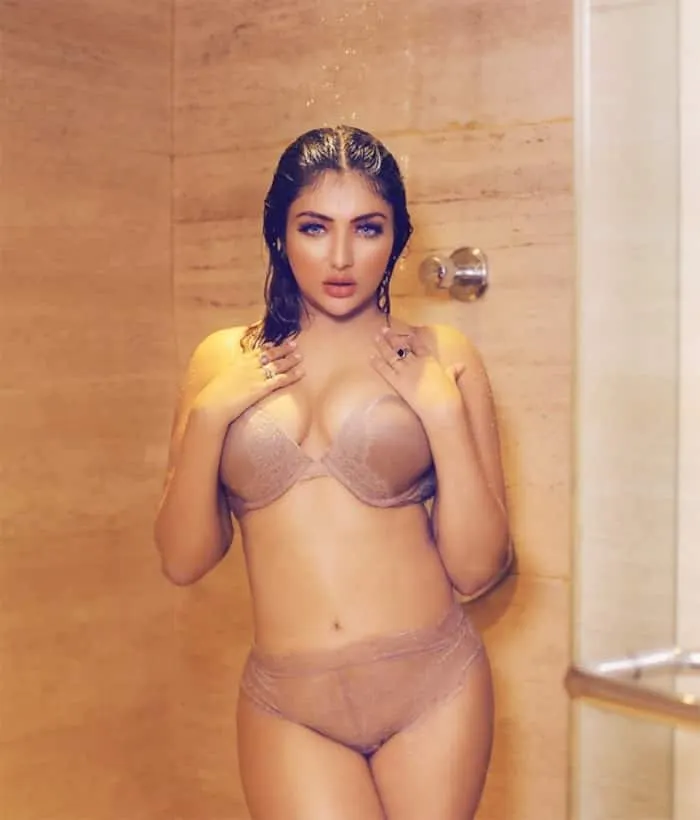
#> input picture ullu-app-web-series-actress-khushi-mukherjee-hot-photos-202204-1650530127.png, 700 x 820 px
$ python rotation.py
#> lines starting #> are read from the running program, lines starting #| are printed output that depends on the picture
import cv2

image = cv2.imread("ullu-app-web-series-actress-khushi-mukherjee-hot-photos-202204-1650530127.png")
#> image is the input picture: shape (820, 700, 3); mean B, G, R 115, 147.6, 198.5
if image is not None:
    print("Image loaded successfully.")
    #cv2.getRotationMatrix2D( center , angle , scale )
    M = cv2.getRotationMatrix2D((image.shape[1] // 2, image.shape[0] // 2), 45, 1)
    #cv2.wrapAffine(image, M, (width, height))
    #M is the rotation matrix , which contains the transformation to be applied
    rotated_image = cv2.warpAffine(image, M, (image.shape[1], image.shape[0]))
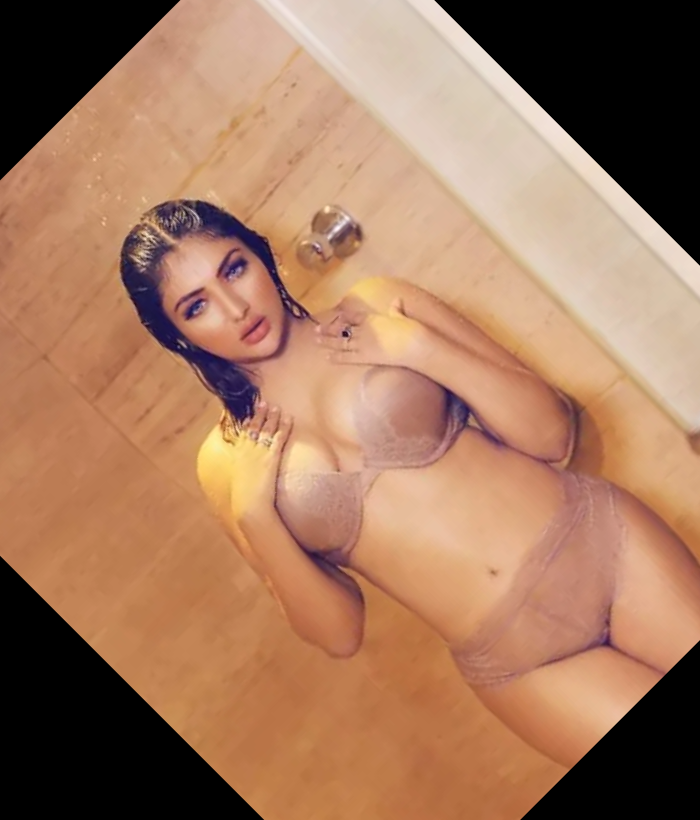
#> rotated_image: shape (820, 700, 3); mean B, G, R 94.3, 121, 163.4
    cv2.imshow("Original Image", image)
    print("Image rotated by 45 degrees.")
    # Display the rotated image
    cv2.imshow("Rotated Image", rotated_image)
    cv2.waitKey(0)
    cv2.destroyAllWindows()
else:
    print("Error: Could not read the image.")
